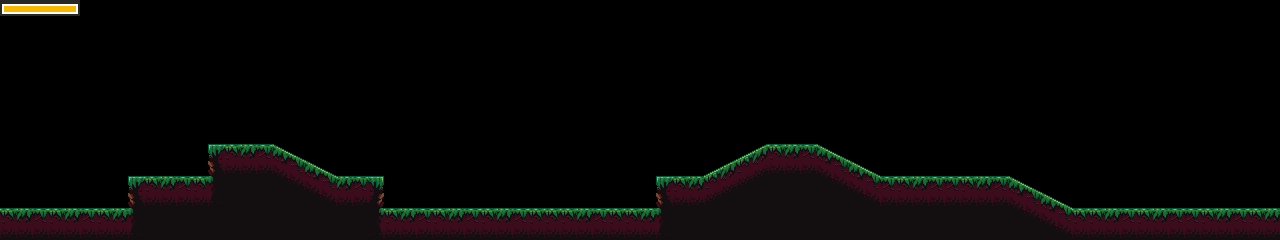

This is a level from a 2D game, rendered from its Tiled map with the project's own tilesets. A one-line summary and the complete map file follow:
An orthogonal 80x15 tile map with 16x16 px tiles, 2 tile layers (map, front), 2 tilesets and 7 objects (2x Exit, 2x Player, Phantom, Item, NPC).

<map version="1.0" orientation="orthogonal" renderorder="right-down" width="80" height="15" tilewidth="16" tileheight="16" nextobjectid="9">
 <tileset firstgid="1" name="maptiles" tilewidth="16" tileheight="16" tilecount="256" columns="16">
  <image source="../img/tiles/maptiles.gif" width="256" height="256" />
 </tileset>
 <tileset firstgid="257" name="planes" tilewidth="16" tileheight="16" tilecount="1024" columns="32">
  <image source="../img/tiles/planes.png" width="512" height="512" />
 </tileset>
 <layer name="map" width="80" height="15">
  <data encoding="csv">
81,113,113,113,97,0,0,0,0,0,0,0,0,0,0,0,0,0,0,0,0,0,0,0,0,0,0,0,0,0,0,0,0,0,0,0,0,0,0,0,0,0,0,0,0,0,0,0,0,0,0,0,0,0,0,0,0,0,0,0,0,0,0,0,0,0,0,0,0,0,0,0,0,0,0,0,0,0,0,0,
0,0,0,0,0,0,0,0,0,0,0,0,0,0,0,0,0,0,0,0,0,0,0,0,0,0,0,0,0,0,0,0,0,0,0,0,0,0,0,0,0,0,0,0,0,0,0,0,0,0,0,0,0,0,0,0,0,0,0,0,0,0,0,0,0,0,0,0,0,0,0,0,0,0,0,0,0,0,0,0,
0,0,0,0,0,0,0,0,0,0,0,0,0,0,0,0,0,0,0,0,0,0,0,0,0,0,0,0,0,0,0,0,0,0,0,0,0,0,0,0,0,0,0,0,0,0,0,0,0,0,0,0,0,0,0,0,0,0,0,0,0,0,0,0,0,0,0,0,0,0,0,0,0,0,0,0,0,0,0,0,
0,0,0,0,0,0,0,0,0,0,0,0,0,0,0,0,0,0,0,0,0,0,0,0,0,0,0,0,0,0,0,0,0,0,0,0,0,0,0,0,0,0,0,0,0,0,0,0,0,0,0,0,0,0,0,0,0,0,0,0,0,0,0,0,0,0,0,0,0,0,0,0,0,0,0,0,0,0,0,0,
0,0,0,0,0,0,0,0,0,0,0,0,0,0,0,0,0,0,0,0,0,0,0,0,0,0,0,0,0,0,0,0,0,0,0,0,0,0,0,0,0,0,0,0,0,0,0,0,0,0,0,0,0,0,0,0,0,0,0,0,0,0,0,0,0,0,0,0,0,0,0,0,0,0,0,0,0,0,0,0,
0,0,0,0,0,0,0,0,0,0,0,0,0,0,0,0,0,0,0,0,0,0,0,0,0,0,0,0,0,0,0,0,0,0,0,0,0,0,0,0,0,0,0,0,0,0,0,0,0,0,0,0,0,0,0,0,0,0,0,0,0,0,0,0,0,0,0,0,0,0,0,0,0,0,0,0,0,0,0,0,
0,0,0,0,0,0,0,0,0,0,0,0,0,0,0,0,0,0,0,0,0,0,0,0,0,0,0,0,0,0,0,0,0,0,0,0,0,0,0,0,0,0,0,0,0,0,0,0,0,0,0,0,0,0,0,0,0,0,0,0,0,0,0,0,0,0,0,0,0,0,0,0,0,0,0,0,0,0,0,0,
0,0,0,0,0,0,0,0,0,0,0,0,0,0,0,0,0,0,0,0,0,0,0,0,0,0,0,0,0,0,0,0,0,0,0,0,0,0,0,0,0,0,0,0,0,0,0,0,0,0,0,0,0,0,0,0,0,0,0,0,0,0,0,0,0,0,0,0,0,0,0,0,0,0,0,0,0,0,0,0,
0,0,0,0,0,0,0,0,0,0,0,0,0,0,0,0,0,0,0,0,0,0,0,0,0,0,0,0,0,0,0,0,0,0,0,0,0,0,0,0,0,0,0,0,0,0,0,0,0,0,0,0,0,0,0,0,0,0,0,0,0,0,0,0,0,0,0,0,0,0,0,0,0,0,0,0,0,0,0,0,
0,0,0,0,0,0,0,0,0,0,0,0,0,0,0,0,0,0,0,0,0,0,0,0,0,0,0,0,0,0,0,0,0,0,0,0,0,0,0,0,0,0,0,0,0,0,0,0,0,0,0,0,0,0,0,0,0,0,0,0,0,0,0,0,0,0,0,0,0,0,0,0,0,0,0,0,0,0,0,0,
0,0,0,0,0,0,0,0,0,0,0,0,0,0,0,0,0,0,0,0,0,0,0,0,0,0,0,0,0,0,0,0,0,0,0,0,0,0,0,0,0,0,0,0,0,0,0,0,0,0,0,0,0,0,0,0,0,0,0,0,0,0,0,0,0,0,0,0,0,0,0,0,0,0,0,0,0,0,0,0,
0,0,0,0,0,0,0,0,0,0,0,0,0,0,0,0,0,0,0,0,0,0,0,0,0,0,0,0,0,0,0,0,0,0,0,0,0,0,0,0,0,0,0,0,0,0,0,0,0,0,0,0,0,0,0,0,0,0,0,0,0,0,0,0,0,0,0,0,0,0,0,0,0,0,0,0,0,0,0,0,
0,0,0,0,0,0,0,0,0,0,0,0,0,0,0,0,0,0,0,0,0,0,0,0,0,0,0,0,0,0,0,0,0,0,0,0,0,0,0,0,0,0,0,0,0,0,0,0,0,0,0,0,0,0,0,0,0,0,0,0,0,0,0,0,0,0,0,0,0,0,0,0,0,0,0,0,0,0,0,0,
0,0,0,0,0,0,0,0,0,0,0,0,0,0,0,0,0,0,0,0,0,0,0,0,0,0,0,0,0,0,0,0,0,0,0,0,0,0,0,0,0,0,0,0,0,0,0,0,0,0,0,0,0,0,0,0,0,0,0,0,0,0,0,0,0,0,0,0,0,0,0,0,0,0,0,0,0,0,0,0,
0,0,0,0,0,0,0,0,0,0,0,0,0,0,0,0,0,0,0,0,0,0,0,0,0,0,0,0,0,0,0,0,0,0,0,0,0,0,0,0,0,0,0,0,0,0,0,0,0,0,0,0,0,0,0,0,0,0,0,0,0,0,0,0,0,0,0,0,0,0,0,0,0,0,0,0,0,0,0,0
</data>
 </layer>
 <layer name="front" width="80" height="15">
  <data encoding="csv">
0,0,0,0,0,0,0,0,0,0,0,0,0,0,0,0,0,0,0,0,0,0,0,0,0,0,0,0,0,0,0,0,0,0,0,0,0,0,0,0,0,0,0,0,0,0,0,0,0,0,0,0,0,0,0,0,0,0,0,0,0,0,0,0,0,0,0,0,0,0,0,0,0,0,0,0,0,0,0,0,
0,0,0,0,0,0,0,0,0,0,0,0,0,0,0,0,0,0,0,0,0,0,0,0,0,0,0,0,0,0,0,0,0,0,0,0,0,0,0,0,0,0,0,0,0,0,0,0,0,0,0,0,0,0,0,0,0,0,0,0,0,0,0,0,0,0,0,0,0,0,0,0,0,0,0,0,0,0,0,0,
0,0,0,0,0,0,0,0,0,0,0,0,0,0,0,0,0,0,0,0,0,0,0,0,0,0,0,0,0,0,0,0,0,0,0,0,0,0,0,0,0,0,0,0,0,0,0,0,0,0,0,0,0,0,0,0,0,0,0,0,0,0,0,0,0,0,0,0,0,0,0,0,0,0,0,0,0,0,0,0,
0,0,0,0,0,0,0,0,0,0,0,0,0,0,0,0,0,0,0,0,0,0,0,0,0,0,0,0,0,0,0,0,0,0,0,0,0,0,0,0,0,0,0,0,0,0,0,0,0,0,0,0,0,0,0,0,0,0,0,0,0,0,0,0,0,0,0,0,0,0,0,0,0,0,0,0,0,0,0,0,
0,0,0,0,0,0,0,0,0,0,0,0,0,0,0,0,0,0,0,0,0,0,0,0,0,0,0,0,0,0,0,0,0,0,0,0,0,0,0,0,0,0,0,0,0,0,0,0,0,0,0,0,0,0,0,0,0,0,0,0,0,0,0,0,0,0,0,0,0,0,0,0,0,0,0,0,0,0,0,0,
0,0,0,0,0,0,0,0,0,0,0,0,0,0,0,0,0,0,0,0,0,0,0,0,0,0,0,0,0,0,0,0,0,0,0,0,0,0,0,0,0,0,0,0,0,0,0,0,0,0,0,0,0,0,0,0,0,0,0,0,0,0,0,0,0,0,0,0,0,0,0,0,0,0,0,0,0,0,0,0,
0,0,0,0,0,0,0,0,0,0,0,0,0,0,0,0,0,0,0,0,0,0,0,0,0,0,0,0,0,0,0,0,0,0,0,0,0,0,0,0,0,0,0,0,0,0,0,0,0,0,0,0,0,0,0,0,0,0,0,0,0,0,0,0,0,0,0,0,0,0,0,0,0,0,0,0,0,0,0,0,
0,0,0,0,0,0,0,0,0,0,0,0,0,0,0,0,0,0,0,0,0,0,0,0,0,0,0,0,0,0,0,0,0,0,0,0,0,0,0,0,0,0,0,0,0,0,0,0,0,0,0,0,0,0,0,0,0,0,0,0,0,0,0,0,0,0,0,0,0,0,0,0,0,0,0,0,0,0,0,0,
0,0,0,0,0,0,0,0,0,0,0,0,0,0,0,0,0,0,0,0,0,0,0,0,0,0,0,0,0,0,0,0,0,0,0,0,0,0,0,0,0,0,0,0,0,0,0,0,0,0,0,0,0,0,0,0,0,0,0,0,0,0,0,0,0,0,0,0,0,0,0,0,0,0,0,0,0,0,0,0,
0,0,0,0,0,0,0,0,0,0,0,0,0,257,259,260,261,265,266,0,0,0,0,0,0,0,0,0,0,0,0,0,0,0,0,0,0,0,0,0,0,0,0,0,0,0,269,270,259,260,261,265,266,0,0,0,0,0,0,0,0,0,0,0,0,0,0,0,0,0,0,0,0,0,0,0,0,0,0,0,
0,0,0,0,0,0,0,0,0,0,0,0,0,289,291,292,293,297,298,265,266,0,0,0,0,0,0,0,0,0,0,0,0,0,0,0,0,0,0,0,0,0,0,0,269,270,301,302,291,292,293,297,298,265,266,0,0,0,0,0,0,0,0,0,0,0,0,0,0,0,0,0,0,0,0,0,0,0,0,0,
0,0,0,0,0,0,0,0,257,259,260,261,259,321,418,418,418,323,324,297,298,260,261,263,0,0,0,0,0,0,0,0,0,0,0,0,0,0,0,0,0,257,259,260,301,302,327,328,418,418,418,323,324,297,298,261,259,260,261,261,259,260,261,265,266,0,0,0,0,0,0,0,0,0,0,0,0,0,0,0,
0,0,0,0,0,0,0,0,289,291,292,293,291,353,418,418,418,418,418,323,324,292,293,295,0,0,0,0,0,0,0,0,0,0,0,0,0,0,0,0,0,289,291,292,327,328,418,418,418,418,418,418,418,323,324,293,291,292,293,293,291,292,293,297,298,265,266,0,0,0,0,0,0,0,0,0,0,0,0,0,
259,260,261,259,260,261,259,260,321,418,418,418,418,418,418,418,418,418,418,418,418,418,418,322,259,260,261,259,260,261,259,260,261,259,259,259,260,261,259,259,260,321,418,418,418,418,418,418,418,418,418,418,418,418,418,418,418,418,418,418,418,418,418,323,324,297,298,259,259,260,261,259,260,261,261,259,260,261,259,260,
291,292,293,291,292,293,291,292,353,418,418,418,418,418,418,418,418,418,418,418,418,418,418,354,291,292,293,291,292,293,291,292,293,291,291,291,292,293,291,291,292,353,418,418,418,418,418,418,418,418,418,418,418,418,418,418,418,418,418,418,418,418,418,418,418,323,324,291,291,292,293,291,292,293,293,291,292,293,291,292
</data>
 </layer>
 <objectgroup name="objects">
  <object id="1" name="Exit" x="1264" y="0" width="16" height="208">
   <properties>
    <property name="start" value="phantompasseast" />
   </properties>
  </object>
  <object id="3" name="Exit" x="0" y="0" width="16" height="208">
   <properties>
    <property name="start" value="phantompasswest" />
   </properties>
  </object>
  <object id="4" name="Player" x="48" y="176" width="16" height="32">
   <properties>
    <property name="start" value="phantompasswest" />
   </properties>
  </object>
  <object id="5" name="Player" x="1216" y="176" width="16" height="32">
   <properties>
    <property name="start" value="phantompasseast" />
   </properties>
  </object>
  <object id="6" name="Phantom" x="672" y="48" width="48" height="48" />
  <object id="7" name="Item" x="80" y="192" width="16" height="16">
   <properties>
    <property name="name" value="unique_pray" />
   </properties>
  </object>
  <object id="8" name="NPC" x="544" y="288" width="16" height="32">
   <properties>
    <property name="script" value="phantompass_phantom.script" />
    <property name="trigger" value="ghost" />
   </properties>
  </object>
 </objectgroup>
</map>
